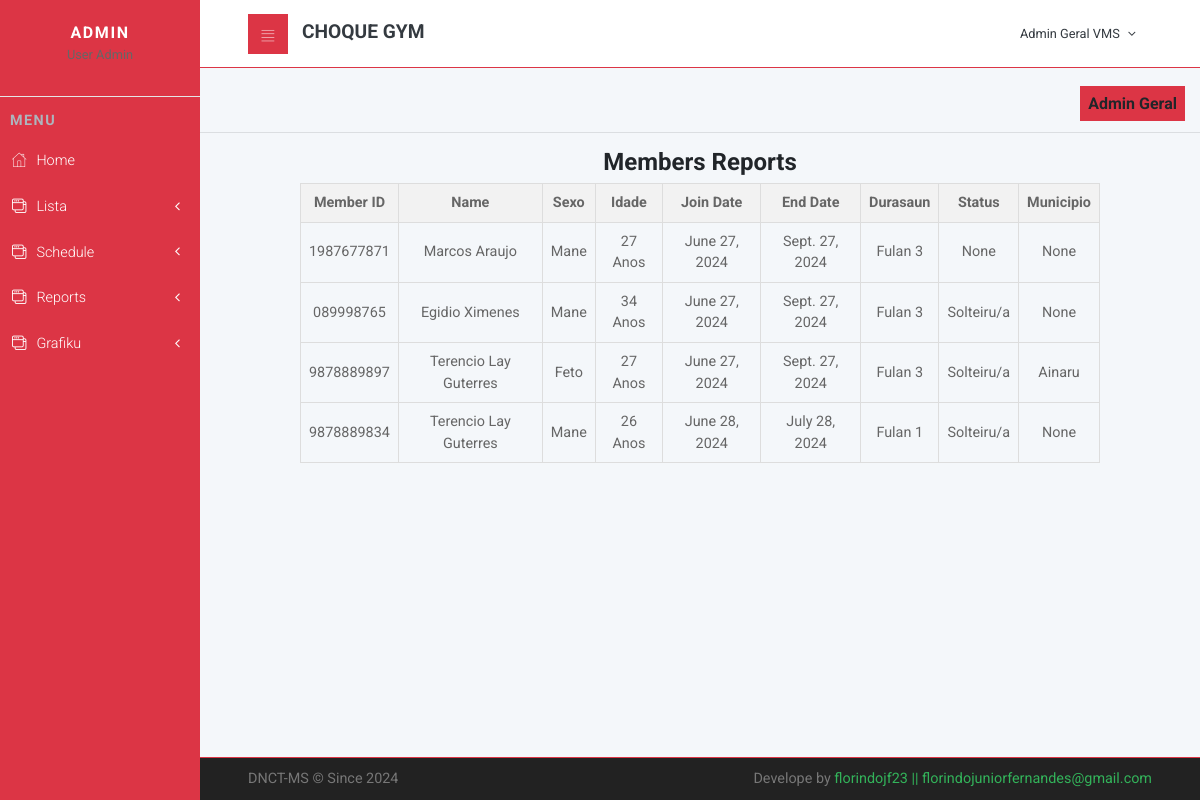
/reports/members/ (signed in), run on an earlier commit of the app's database.
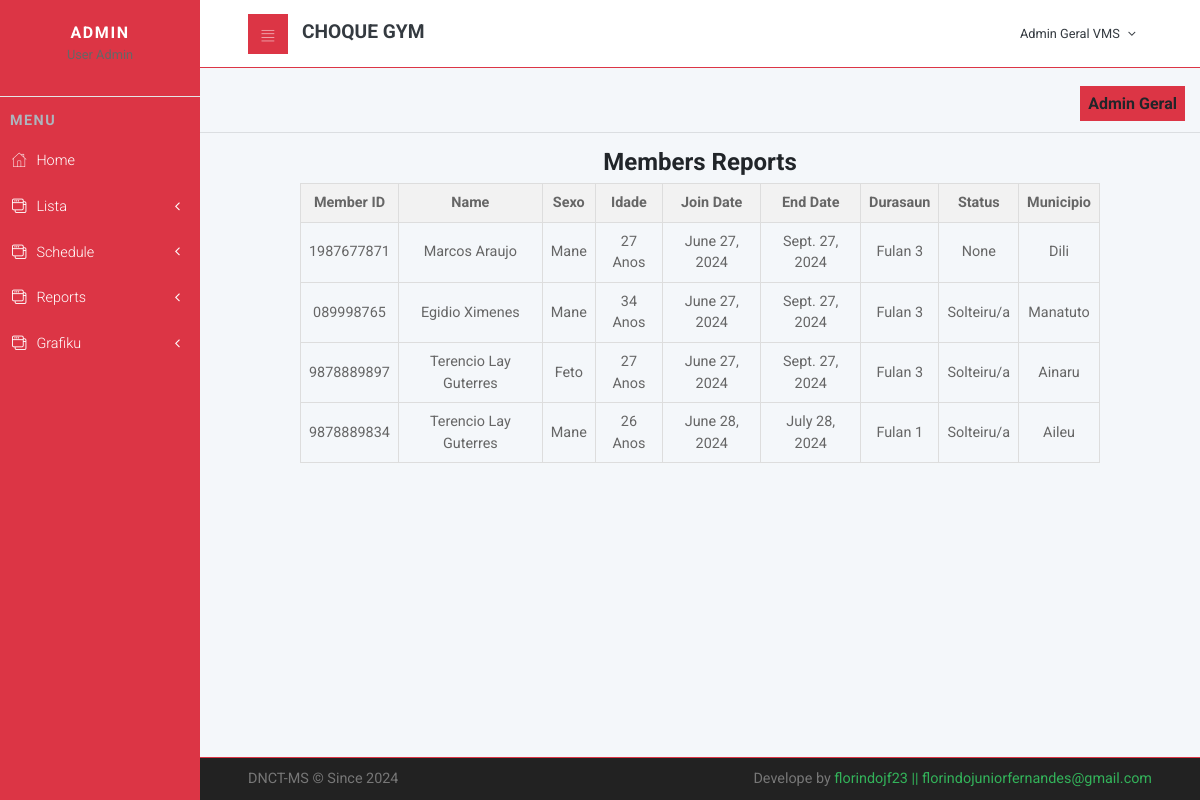
And on a later commit of the database.
### cliente/models.py (models this page shows, shortened)
class Member(models.Model):
    nu_id = models.CharField(max_length=20,unique=True,null=True)
    naran = models.CharField(max_length=200,null=True)
    sexo = models.CharField(choices=[('Mane','Mane'),('Feto','Feto')],max_length=10,null=True,blank=True)
    naturalidade = models.CharField(max_length=200,null=True,blank=True)
    data_moris = models.DateField(null=True)
    join_date = models.DateField(auto_now_add=True)
    end_date = models.DateField(null=True)
    enderesu = models.CharField(max_length=200,null=True,blank=True)
    municipio = models.ForeignKey(Municipality, on_delete=models.CASCADE,null=True,blank=True)
    status = models.CharField(choices=[('Solteiru/a','Solteiru/a'),('Marridu/a','Marridu/a')],max_length=10,null=True,blank=True)
    phone = models.CharField(max_length=200,null=True)
    email = models.EmailField(max_length=200,null=True,blank=True)
    fotografia = models.ImageField(upload_to='images/',null=True, blank=True)
    documentos = models.FileField(upload_to='CV/', null=True, blank=True)
    def get_age(self):
        import datetime
        age = datetime.date.today().year-self.data_moris.year
        return age
    def get_duration_in_months(self):
        if self.end_date:
            delta = relativedelta(self.end_date, self.join_date)
            return delta.years * 12 + delta.months
        else:
            return None

### custom/models.py (models this page shows)
class Municipality(models.Model):
	code = models.CharField(max_length=5, null=True, blank = True)
	name = models.CharField(max_length=100)
	hckey = models.CharField(max_length=32, null=True ,  blank = True)
	def __str__(self):
		template = '{0.name}'
		return template.format(self)

### main/views.py (the view)
# urls.py: path('reports/members/', views.member_report, name='member_report'),
@login_required
def member_report(request):
    members = Member.objects.all()
    return render(request, 'main/member_report.html', {'members': members})

### main/templates/main/member_report.html
{% extends 'main/layout.html' %}
{% load static %}
{% load crispy_forms_tags %}
{% block content %}
<div style="text-align: center;">
    <h1>Members Reports</h1>
    <table style="margin: auto; width: 80%; border-collapse: collapse; border: 1px solid #ddd;">
        <thead>
            <tr style="background-color: #f2f2f2;">
                <th style="border: 1px solid #ddd; padding: 8px;">Member ID</th>
                <th style="border: 1px solid #ddd; padding: 8px;">Name</th>
                <th style="border: 1px solid #ddd; padding: 8px;">Sexo</th>
                <th style="border: 1px solid #ddd; padding: 8px;">Idade</th>
                <th style="border: 1px solid #ddd; padding: 8px;">Join Date</th>
                <th style="border: 1px solid #ddd; padding: 8px;">End Date</th>
                <th style="border: 1px solid #ddd; padding: 8px;">Durasaun</th>
                <th style="border: 1px solid #ddd; padding: 8px;">Status</th>
                <th style="border: 1px solid #ddd; padding: 8px;">Municipio</th>
            </tr>
        </thead>
        <tbody>
            {% for member in members %}
            <tr>
                <td style="border: 1px solid #ddd; padding: 8px;">{{ member.nu_id }}</td>
                <td style="border: 1px solid #ddd; padding: 8px;">{{ member.naran }}</td>
                <td style="border: 1px solid #ddd; padding: 8px;">{{ member.sexo }}</td>
                <td style="border: 1px solid #ddd; padding: 8px;">{{ member.get_age }} Anos</td>
                <td style="border: 1px solid #ddd; padding: 8px;">{{ member.join_date }}</td>
                <td style="border: 1px solid #ddd; padding: 8px;">{{ member.end_date }}</td>
                <td style="border: 1px solid #ddd; padding: 8px;">Fulan {{ member.get_duration_in_months }}</td>
                <td style="border: 1px solid #ddd; padding: 8px;">{{ member.status }}</td>
                <td style="border: 1px solid #ddd; padding: 8px;">{{ member.municipio }}</td>
            </tr>
            {% empty %}
            <tr>
                <td colspan="4" style="border: 1px solid #ddd; padding: 8px;">No members found.</td>
            </tr>
            {% endfor %}
        </tbody>
    </table>
</div>
{% endblock %}

What changed in the data, as far as the page shows it:
changed Member "Marcos Araujo": municipio "None" → "Dili"
changed Member "Egidio Ximenes": municipio "None" → "Manatuto"
changed Member: municipio "None" → "Aileu"
